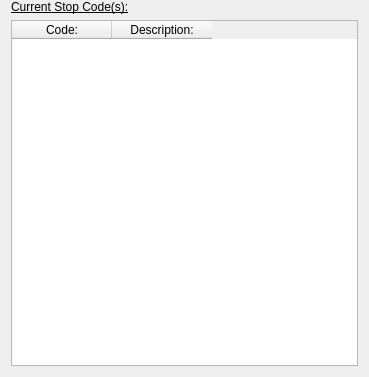
<?xml version="1.0" encoding="UTF-8"?>
<ui version="4.0">
 <class>DCcontent_stopCodes_Form</class>
 <widget class="QWidget" name="DCcontent_stopCodes_Form">
  <property name="geometry">
   <rect>
    <x>0</x>
    <y>0</y>
    <width>369</width>
    <height>377</height>
   </rect>
  </property>
  <property name="sizePolicy">
   <sizepolicy hsizetype="Expanding" vsizetype="Expanding">
    <horstretch>0</horstretch>
    <verstretch>0</verstretch>
   </sizepolicy>
  </property>
  <property name="minimumSize">
   <size>
    <width>0</width>
    <height>0</height>
   </size>
  </property>
  <property name="font">
   <font>
    <family>Liberation Sans</family>
   </font>
  </property>
  <property name="windowTitle">
   <string>Diagnostic Codes</string>
  </property>
  <layout class="QGridLayout" name="gridLayout">
   <property name="topMargin">
    <number>0</number>
   </property>
   <item row="0" column="0">
    <layout class="QGridLayout" name="gridLayout_2">
     <property name="topMargin">
      <number>0</number>
     </property>
     <property name="bottomMargin">
      <number>0</number>
     </property>
     <item row="0" column="0">
      <widget class="QLabel" name="currOrTempDTCsTitle_label">
       <property name="sizePolicy">
        <sizepolicy hsizetype="Expanding" vsizetype="Preferred">
         <horstretch>0</horstretch>
         <verstretch>0</verstretch>
        </sizepolicy>
       </property>
       <property name="minimumSize">
        <size>
         <width>0</width>
         <height>0</height>
        </size>
       </property>
       <property name="maximumSize">
        <size>
         <width>16777215</width>
         <height>16777215</height>
        </size>
       </property>
       <property name="font">
        <font>
         <underline>true</underline>
        </font>
       </property>
       <property name="text">
        <string>Current Stop Code(s):</string>
       </property>
       <property name="alignment">
        <set>Qt::AlignBottom|Qt::AlignLeading|Qt::AlignLeft</set>
       </property>
      </widget>
     </item>
     <item row="1" column="0">
      <widget class="QTableWidget" name="currOrTempDTCs_tableWidget">
       <property name="sizePolicy">
        <sizepolicy hsizetype="Expanding" vsizetype="Expanding">
         <horstretch>0</horstretch>
         <verstretch>0</verstretch>
        </sizepolicy>
       </property>
       <property name="minimumSize">
        <size>
         <width>0</width>
         <height>0</height>
        </size>
       </property>
       <property name="editTriggers">
        <set>QAbstractItemView::NoEditTriggers</set>
       </property>
       <property name="alternatingRowColors">
        <bool>true</bool>
       </property>
       <property name="selectionBehavior">
        <enum>QAbstractItemView::SelectRows</enum>
       </property>
       <column>
        <property name="text">
         <string>Code:</string>
        </property>
       </column>
       <column>
        <property name="text">
         <string>Description:</string>
        </property>
       </column>
      </widget>
     </item>
    </layout>
   </item>
  </layout>
 </widget>
 <resources>
  <include location="../../resources/FreeSSM.qrc"/>
 </resources>
 <connections/>
</ui>
